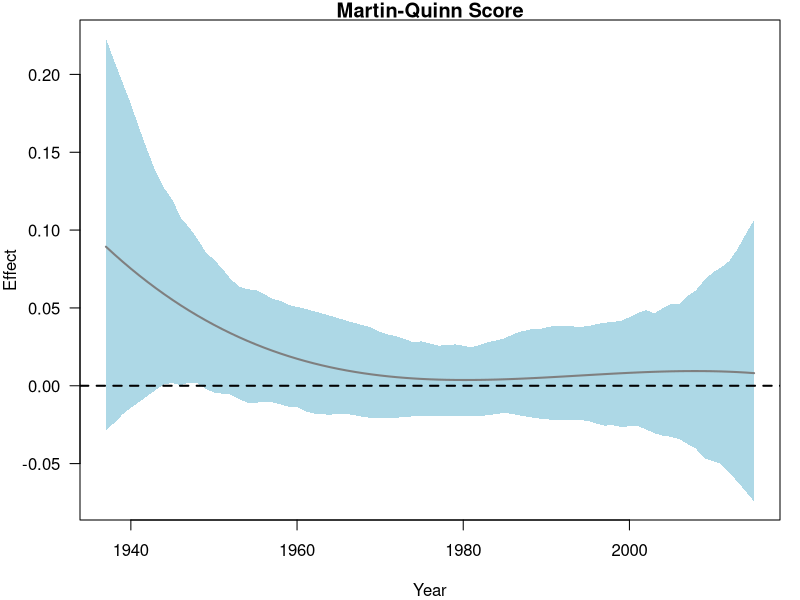
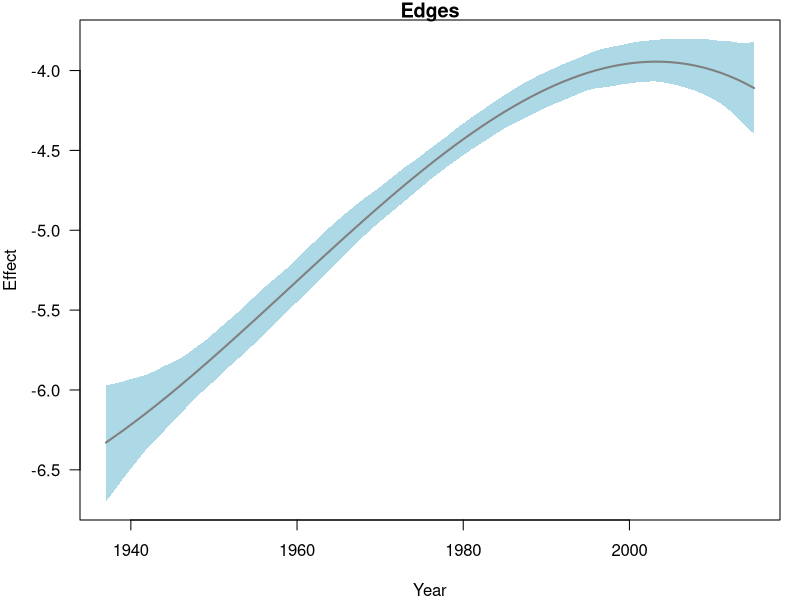
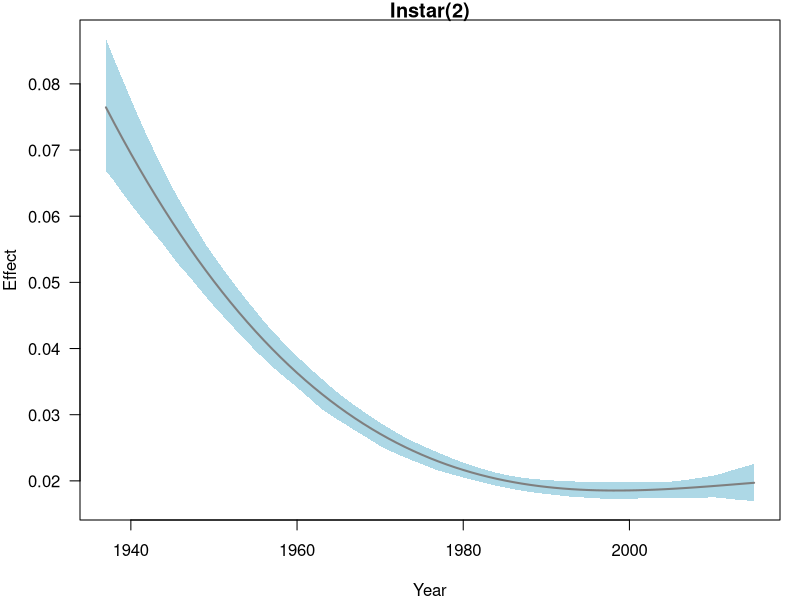
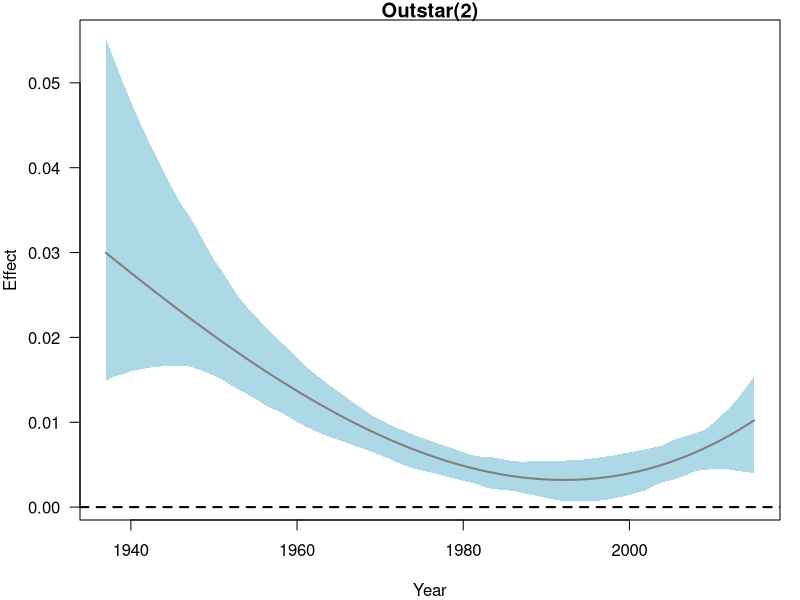
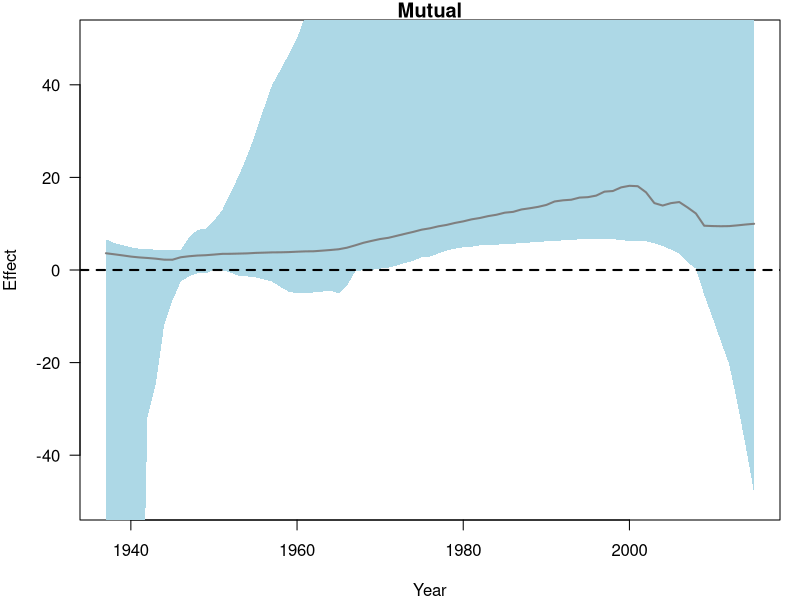
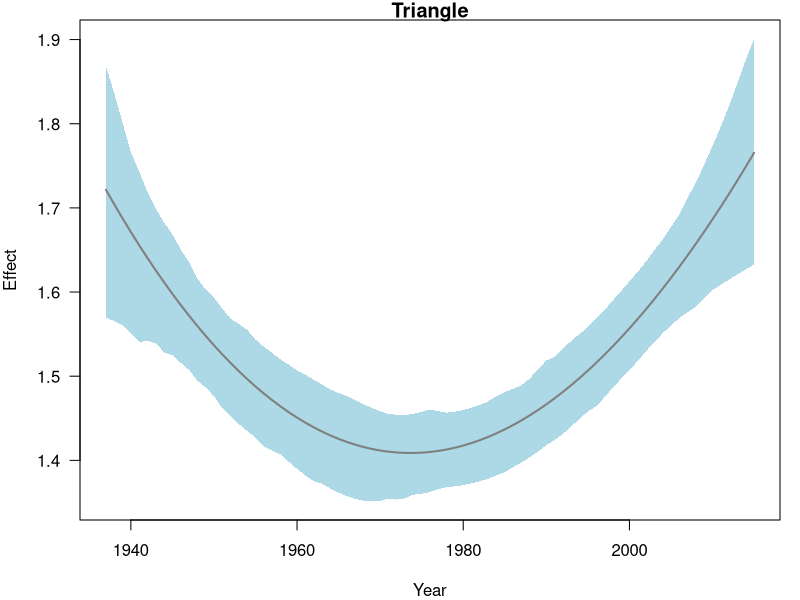
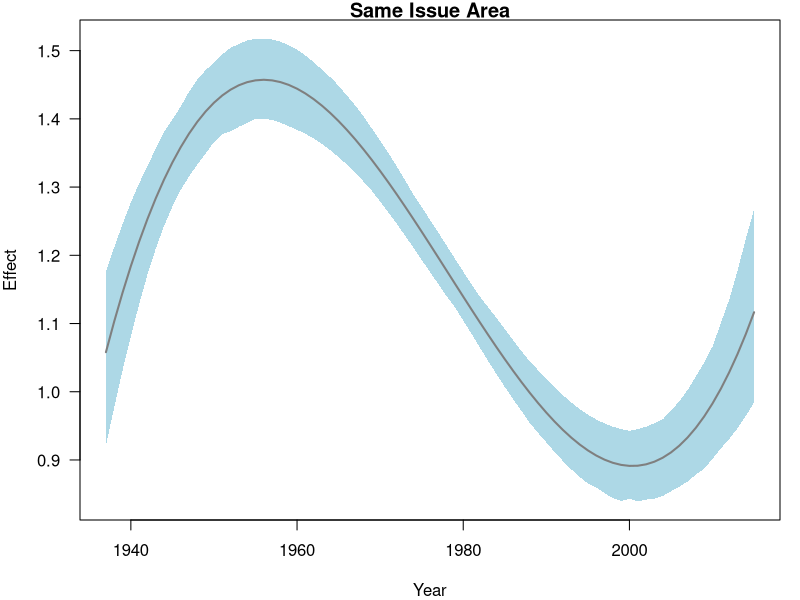
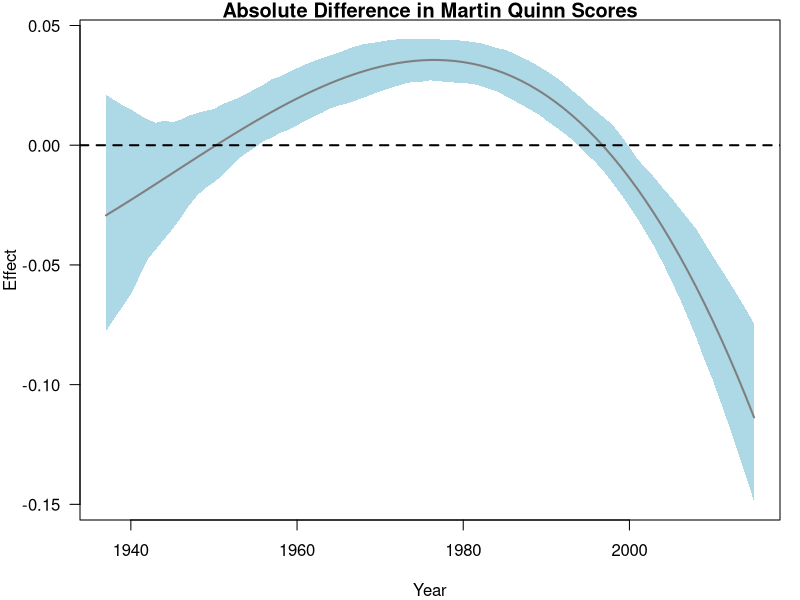

Here is the R script that generated these plots, in order: (Note: this script raises an error after producing the figures.)

#### code to create polynomial plots

#####################################################
### degree 3 polynomials

# code assumes that working directory is set
# to top-level project
bootstrapResults <- read.csv("bootresults_3.csv",stringsAsFactors=F,row.names=1)

d<- c("edges","istar2","ostar2","mutual","triangle", "edgecov.mq.t", "edgecov.same.issue.area.t", "edgecov.year.diff.t" ,"edgecov.year.diff.square.t" ,  
      "nodeicov.AbsDiffMQscores", "nodeicov.NumberJusticesPro", "edgecov.year" , "nodeifactor.SameIssueArea.2", "nodeifactor.SameIssueArea.3",
      "nodeifactor.SameIssueArea.4","nodeifactor.SameIssueArea.5", "nodeifactor.SameIssueArea.6", "nodeifactor.SameIssueArea.7", 
      "nodeifactor.SameIssueArea.8","nodeifactor.SameIssueArea.9",  "nodeifactor.SameIssueArea.10",
      "nodeifactor.SameIssueArea.11", "nodeifactor.SameIssueArea.12", "nodeifactor.SameIssueArea.13","nodeifactor.SameIssueArea.14", 
      "nodeofactor.SameIssueArea.2", "nodeofactor.SameIssueArea.3", "nodeofactor.SameIssueArea.4","nodeofactor.SameIssueArea.5", 
      "nodeofactor.SameIssueArea.6","nodeofactor.SameIssueArea.7",
      "nodeofactor.SameIssueArea.8","nodeofactor.SameIssueArea.9","nodeofactor.SameIssueArea.10", "nodeofactor.SameIssueArea.11", 
      "nodeofactor.SameIssueArea.12", "nodeofactor.SameIssueArea.13","nodeofactor.SameIssueArea.14", "nodeicov.Overruled",
      "instar2_sendertime","outstar2_sendertime", "mutual_sendertime", "triangle_sendertime","mq_sendertime" ,"sameissuearea_sendertime",
      "yeardiff_sendertime" , "yeardiffsquare_sendertime", "AbsDiffMQscores_sendertime" , "NumberJusticesPro_sendertime", "Overruled_sendertime",
      "instar2_sendertime2","outstar2_sendertime2", "mutual_sendertime2", "triangle_sendertime2","mq_sendertime2" ,"sameissuearea_sendertime2",
      "yeardiff_sendertime2" , "yeardiffsquare_sendertime2", "AbsDiffMQscores_sendertime2" , "NumberJusticesPro_sendertime2", "Overruled_sendertime2",
      "instar2_sendertime3","outstar2_sendertime3", "mutual_sendertime3", "triangle_sendertime3","mq_sendertime3" ,"sameissuearea_sendertime3",
      "yeardiff_sendertime3" , "yeardiffsquare_sendertime3", "AbsDiffMQscores_sendertime3" , "NumberJusticesPro_sendertime3", "Overruled_sendertime3",
      "edgecov.year2", "edgecov.year3")
colnames(bootstrapResults)<- d




# sender times
sender_times <- 1:79
sender_years <- 1937:2015

density_coefficients <- c("edges","edgecov.year","edgecov.year2","edgecov.year3")
i2star_coefficients <- c("istar2","instar2_sendertime","instar2_sendertime2","instar2_sendertime3")
o2star_coefficients <- c("ostar2","outstar2_sendertime","outstar2_sendertime2","outstar2_sendertime3")
mutual_coefficients <- c("mutual","mutual_sendertime","mutual_sendertime2","mutual_sendertime3")
triangle_coefficients <- c("triangle","triangle_sendertime","triangle_sendertime2","triangle_sendertime3")
mq_coefficients <- c("edgecov.mq.t","mq_sendertime","mq_sendertime2","mq_sendertime3")
sameissue_coefficients <- c("edgecov.same.issue.area.t","sameissuearea_sendertime","sameissuearea_sendertime2","sameissuearea_sendertime3")
absdiffmq_coefficients <- c("nodeicov.AbsDiffMQscores","AbsDiffMQscores_sendertime","AbsDiffMQscores_sendertime2","AbsDiffMQscores_sendertime3")
numberjusticespro_coefficients <- c("nodeicov.NumberJusticesPro","NumberJusticesPro_sendertime","NumberJusticesPro_sendertime2","NumberJusticesPro_sendertime3")
overruled_coefficients <- c("nodeicov.Overruled", "Overruled_sendertime", "Overruled_sendertime2", "Overruled_sendertime3")
year.diff_coefficients <- c("edgecov.year.diff.t", "yeardiff_sendertime", "yeardiff_sendertime2", "yeardiff_sendertime3")
year.diff.square_coefficients <- c("edgecov.year.diff.square.t", "yeardiffsquare_sendertime", "yeardiffsquare_sendertime2", "yeardiffsquare_sendertime3" )


#### MQ is not significant
# example trend CI plot for MQ coef
mq_coef_trend <- matrix(NA,length(sender_times),3)
colnames(mq_coef_trend) <- c("mean","lower","upper")
for(t in sender_times){
  effect.t <- bootstrapResults[,mq_coefficients[1]]+t*bootstrapResults[,mq_coefficients[2]]+t^2*bootstrapResults[,mq_coefficients[3]]+t^3*bootstrapResults[,mq_coefficients[4]]
  mq_coef_trend[t,] <- c(mean(effect.t),quantile(effect.t,prob=c(0.025,.975)))
}

pdf("./images/mq_coef_trend_cubic.pdf",width=6,height=3.5)
par(las=1,mar=c(4,4,1,1))
plot(sender_years,mq_coef_trend[,1],type="n",ylab="Effect",xlab="Year", main="Martin-Quinn Score" ,ylim=c(min(c(mq_coef_trend)),max(c(mq_coef_trend))))
polygon(c(sender_years,rev(sender_years)),c(mq_coef_trend[,2],rev(mq_coef_trend[,3])),col="lightblue",border=NA)
lines(sender_years,mq_coef_trend[,1],lwd=2,col="grey50")
abline(h=0,lty=2,lwd=2)
dev.off()

# forgot add terms for cubic
# trend CI plot for edges coef
edges_coef_trend <- matrix(NA,length(sender_times),3)
colnames(edges_coef_trend) <- c("mean","lower","upper")
for(t in sender_times){
  effect.t <- bootstrapResults[,density_coefficients[1]]+t*bootstrapResults[,density_coefficients[2]]+t^2*bootstrapResults[,density_coefficients[3]]+t^3*bootstrapResults[,density_coefficients[4]]
  edges_coef_trend[t,] <- c(mean(effect.t),quantile(effect.t,prob=c(0.025,.975)))
}

pdf("./images/edges_coef_trend_cubic.pdf",width=6,height=3.5)
par(las=1,mar=c(4,4,1,1))
plot(sender_years,edges_coef_trend[,1],type="n",ylab="Effect",xlab="Year", main="Edges" ,ylim=c(min(c(edges_coef_trend)),max(c(edges_coef_trend))))
polygon(c(sender_years,rev(sender_years)),c(edges_coef_trend[,2],rev(edges_coef_trend[,3])),col="lightblue",border=NA)
lines(sender_years,edges_coef_trend[,1],lwd=2,col="grey50")
abline(h=0,lty=2,lwd=2)
dev.off()


# trend CI plot for i2star coef
i2star_coef_trend <- matrix(NA,length(sender_times),3)
colnames(i2star_coef_trend) <- c("mean","lower","upper")
for(t in sender_times){
  effect.t <- bootstrapResults[,i2star_coefficients[1]]+t*bootstrapResults[,i2star_coefficients[2]]+(t^2)*bootstrapResults[,i2star_coefficients[3]]+(t^3)*bootstrapResults[,i2star_coefficients[4]]
  i2star_coef_trend[t,] <- c(mean(effect.t),quantile(effect.t,prob=c(0.025,.975)))
}

pdf("./images/i2star_coef_trend_cubic.pdf",width=6,height=3.5)
par(las=1,mar=c(4,4,1,1))
plot(sender_years,i2star_coef_trend[,1],type="n",ylab="Effect",xlab="Year", main="Instar(2)" ,ylim=c(min(c(i2star_coef_trend)),max(c(i2star_coef_trend))))
polygon(c(sender_years,rev(sender_years)),c(i2star_coef_trend[,2],rev(i2star_coef_trend[,3])),col="lightblue",border=NA)
lines(sender_years,i2star_coef_trend[,1],lwd=2,col="grey50")
abline(h=0,lty=2,lwd=2)
dev.off()


# trend CI plot for o2star coef
o2star_coef_trend <- matrix(NA,length(sender_times),3)
colnames(o2star_coef_trend) <- c("mean","lower","upper")
for(t in sender_times){
  effect.t <- bootstrapResults[,o2star_coefficients[1]]+t*bootstrapResults[,o2star_coefficients[2]]+t^2*bootstrapResults[,o2star_coefficients[3]]+t^3*bootstrapResults[,o2star_coefficients[4]]
  o2star_coef_trend[t,] <- c(mean(effect.t),quantile(effect.t,prob=c(0.025,.975)))
}

pdf("./images/o2star_coef_trend_cubic.pdf",width=6,height=3.5)
par(las=1,mar=c(4,4,1,1))
plot(sender_years,o2star_coef_trend[,1],type="n",ylab="Effect",xlab="Year", main="Outstar(2)" ,ylim=c(min(c(o2star_coef_trend)),max(c(o2star_coef_trend))))
polygon(c(sender_years,rev(sender_years)),c(o2star_coef_trend[,2],rev(o2star_coef_trend[,3])),col="lightblue",border=NA)
lines(sender_years,o2star_coef_trend[,1],lwd=2,col="grey50")
abline(h=0,lty=2,lwd=2)
dev.off()

# mutual not sig
# trend CI plot for mutual coef
mutual_coef_trend <- matrix(NA,length(sender_times),3)
colnames(mutual_coef_trend) <- c("mean","lower","upper")
for(t in sender_times){
  effect.t <- bootstrapResults[,mutual_coefficients[1]]+t*bootstrapResults[,mutual_coefficients[2]]+t^2*bootstrapResults[,mutual_coefficients[3]]+t^3*bootstrapResults[,mutual_coefficients[4]]
  mutual_coef_trend[t,] <- c(quantile(effect.t,prob=c(0.5, 0.025,.975)))
}

pdf("./images/mutual_coef_trend_cubic.pdf",width=6,height=3.5)
par(las=1,mar=c(4,4,1,1))
plot(sender_years,mutual_coef_trend[,1],type="n",ylab="Effect",xlab="Year", main="Mutual" ,ylim=c(-50, 50))
polygon(c(sender_years,rev(sender_years)),c(mutual_coef_trend[,2],rev(mutual_coef_trend[,3])),col="lightblue",border=NA)
lines(sender_years,mutual_coef_trend[,1],lwd=2,col="grey50")
abline(h=0,lty=2,lwd=2)
dev.off()


# trend CI plot for triangle coef
triangle_coef_trend <- matrix(NA,length(sender_times),3)
colnames(triangle_coef_trend) <- c("mean","lower","upper")
for(t in sender_times){
  effect.t <- bootstrapResults[,triangle_coefficients[1]]+t*bootstrapResults[,triangle_coefficients[2]]+t^2*bootstrapResults[,triangle_coefficients[3]]+t^3*bootstrapResults[,triangle_coefficients[4]]
  triangle_coef_trend[t,] <- c(mean(effect.t),quantile(effect.t,prob=c(0.025,.975)))
}

pdf("./images/triangle_coef_trend_cubic.pdf",width=6,height=3.5)
par(las=1,mar=c(4,4,1,1))
plot(sender_years,triangle_coef_trend[,1],type="n",ylab="Effect",xlab="Year", main="Triangle" ,ylim=c(min(c(triangle_coef_trend)),max(c(triangle_coef_trend))))
polygon(c(sender_years,rev(sender_years)),c(triangle_coef_trend[,2],rev(triangle_coef_trend[,3])),col="lightblue",border=NA)
lines(sender_years,triangle_coef_trend[,1],lwd=2,col="grey50")
abline(h=0,lty=2,lwd=2)
dev.off()


# trend CI plot for sameissuearea coef
sameissue_coef_trend <- matrix(NA,length(sender_times),3)
colnames(sameissue_coef_trend) <- c("mean","lower","upper")
for(t in sender_times){
  effect.t <- bootstrapResults[,sameissue_coefficients[1]]+t*bootstrapResults[,sameissue_coefficients[2]]+t^2*bootstrapResults[,sameissue_coefficients[3]]+t^3*bootstrapResults[,sameissue_coefficients[4]]
  sameissue_coef_trend[t,] <- c(mean(effect.t),quantile(effect.t,prob=c(0.025,.975)))
}

pdf("./images/sameissue_coef_trend_cubic.pdf",width=6,height=3.5)
par(las=1,mar=c(4,4,1,1))
plot(sender_years,sameissue_coef_trend[,1],type="n",ylab="Effect",xlab="Year", main="Same Issue Area" ,ylim=c(min(c(sameissue_coef_trend)),max(c(sameissue_coef_trend))))
polygon(c(sender_years,rev(sender_years)),c(sameissue_coef_trend[,2],rev(sameissue_coef_trend[,3])),col="lightblue",border=NA)
lines(sender_years,sameissue_coef_trend[,1],lwd=2,col="grey50")
abline(h=0,lty=2,lwd=2)
dev.off()


# trend CI plot for absdiffmq coef
absdiffmq_coef_trend <- matrix(NA,length(sender_times),3)
colnames(absdiffmq_coef_trend) <- c("mean","lower","upper")
for(t in sender_times){
  effect.t <- bootstrapResults[,absdiffmq_coefficients[1]]+t*bootstrapResults[,absdiffmq_coefficients[2]]+t^2*bootstrapResults[,absdiffmq_coefficients[3]]+t^3*bootstrapResults[,absdiffmq_coefficients[4]]
  absdiffmq_coef_trend[t,] <- c(mean(effect.t),quantile(effect.t,prob=c(0.025,.975)))
}

pdf("./images/absdiffmq_coef_trend_cubic.pdf",width=6,height=3.5)
par(las=1,mar=c(4,4,1,1))
plot(sender_years,absdiffmq_coef_trend[,1],type="n",ylab="Effect",xlab="Year", main="Absolute Difference in Martin Quinn Scores" ,ylim=c(min(c(absdiffmq_coef_trend)),max(c(absdiffmq_coef_trend))))
polygon(c(sender_years,rev(sender_years)),c(absdiffmq_coef_trend[,2],rev(absdiffmq_coef_trend[,3])),col="lightblue",border=NA)
lines(sender_years,absdiffmq_coef_trend[,1],lwd=2,col="grey50")
abline(h=0,lty=2,lwd=2)
dev.off()


# trend CI plot for justices that voted pro coef
numberjusticespro_coef_trend <- matrix(NA,length(sender_times),3)
colnames(numberjusticespro_coef_trend) <- c("mean","lower","upper")
for(t in sender_times){
  effect.t <- bootstrapResults[,numberjusticespro_coefficients[1]]+t*bootstrapResults[,numberjusticespro_coefficients[2]]+t^2*bootstrapResults[,numberjusticespro_coefficients[3]]+t^3*bootstrapResults[,numberjusticespro_coefficients[4]]
  numberjusticespro_coef_trend[t,] <- c(mean(effect.t),quantile(effect.t,prob=c(0.025,.975)))
}

pdf("./images/numberjusticespro_coef_trend_cubic.pdf",width=6,height=3.5)
par(las=1,mar=c(4,4,1,1))
plot(sender_years,numberjusticespro_coef_trend[,1],type="n",ylab="Effect",xlab="Year", main="Number of Justices in Majority" ,ylim=c(min(c(numberjusticespro_coef_trend)),max(c(numberjusticespro_coef_trend))))
polygon(c(sender_years,rev(sender_years)),c(numberjusticespro_coef_trend[,2],rev(numberjusticespro_coef_trend[,3])),col="lightblue",border=NA)
lines(sender_years,numberjusticespro_coef_trend[,1],lwd=2,col="grey50")
abline(h=0,lty=2,lwd=2)
dev.off()

# trend CI plot for overruled cases coef
overruled_coef_trend <- matrix(NA,length(sender_times),3)
colnames(overruled_coef_trend) <- c("mean","lower","upper")
for(t in sender_times){
  effect.t <- bootstrapResults[,overruled_coefficients[1]]+t*bootstrapResults[,overruled_coefficients[2]]+t^2*bootstrapResults[,overruled_coefficients[3]]+t^3*bootstrapResults[,overruled_coefficients[4]]
  overruled_coef_trend[t,] <- c(mean(effect.t),quantile(effect.t,prob=c(0.025,.975)))
}

pdf("./images/overruled_coef_trend_cubic.pdf",width=6,height=3.5)
par(las=1,mar=c(4,4,1,1))
plot(sender_years,overruled_coef_trend[,1],type="n",ylab="Effect",xlab="Year", main="Overruled Cases" ,ylim=c(min(c(overruled_coef_trend)),max(c(overruled_coef_trend))))
polygon(c(sender_years,rev(sender_years)),c(overruled_coef_trend[,2],rev(overruled_coef_trend[,3])),col="lightblue",border=NA)
lines(sender_years,overruled_coef_trend[,1],lwd=2,col="grey50")
abline(h=0,lty=2,lwd=2)
dev.off()


# trend CI plot for year diff coef
year.diff_coef_trend <- matrix(NA,length(sender_times),3)
colnames(year.diff_coef_trend) <- c("mean","lower","upper")
for(t in sender_times){
  effect.t <- bootstrapResults[,year.diff_coefficients[1]]+t*bootstrapResults[,year.diff_coefficients[2]]+t^2*bootstrapResults[,year.diff_coefficients[3]]+t^3*bootstrapResults[,year.diff_coefficients[4]]
  year.diff_coef_trend[t,] <- c(mean(effect.t),quantile(effect.t,prob=c(0.025,.975)))
}

pdf("./images/yeardiff_coef_trend_cubic.pdf",width=6,height=3.5)
par(las=1,mar=c(4,4,1,1))
plot(sender_years,year.diff_coef_trend[,1],type="n",ylab="Effect",xlab="Year", main="Absolute Difference in Years between Cases" ,ylim=c(min(c(year.diff_coef_trend)),max(c(year.diff_coef_trend))))
polygon(c(sender_years,rev(sender_years)),c(year.diff_coef_trend[,2],rev(year.diff_coef_trend[,3])),col="lightblue",border=NA)
lines(sender_years,year.diff_coef_trend[,1],lwd=2,col="grey50")
abline(h=0,lty=2,lwd=2)
dev.off()

# trend CI plot for year diff square coef
year.diff.square_coef_trend <- matrix(NA,length(sender_times),3)
colnames(year.diff.square_coef_trend) <- c("mean","lower","upper")
for(t in sender_times){
  effect.t <- bootstrapResults[,year.diff.square_coefficients[1]]+t*bootstrapResults[,year.diff.square_coefficients[2]]+t^2*bootstrapResults[,year.diff.square_coefficients[3]]+t^3*bootstrapResults[,year.diff.square_coefficients[4]]
  year.diff.square_coef_trend[t,] <- c(mean(effect.t),quantile(effect.t,prob=c(0.025,.975)))
}

pdf("./images/yeardiffsquare_coef_trend_cubic.pdf",width=6,height=3.5)
par(las=1,mar=c(4,4,1,1))
plot(sender_years,year.diff.square_coef_trend[,1],type="n",ylab="Effect",xlab="Year", main="Years Difference Square between Cases" ,ylim=c(min(c(year.diff.square_coef_trend)),max(c(year.diff.square_coef_trend))))
polygon(c(sender_years,rev(sender_years)),c(year.diff.square_coef_trend[,2],rev(year.diff.square_coef_trend[,3])),col="lightblue",border=NA)
lines(sender_years,year.diff.square_coef_trend[,1],lwd=2,col="grey50")
abline(h=0,lty=2,lwd=2)
dev.off()

###################################################################################
### degree 1 polynomials


bootstrapResults <- read.csv("bootresults_1.csv",stringsAsFactors=F,row.names=1)

d<- c("edges","istar2","ostar2","mutual","triangle", "edgecov.mq.t", "edgecov.same.issue.area.t", "edgecov.year.diff.t" ,"edgecov.year.diff.square.t" ,  
      "nodeicov.AbsDiffMQscores", "nodeicov.NumberJusticesPro", "edgecov.year" , "nodeifactor.SameIssueArea.2", "nodeifactor.SameIssueArea.3",
      "nodeifactor.SameIssueArea.4","nodeifactor.SameIssueArea.5", "nodeifactor.SameIssueArea.6", "nodeifactor.SameIssueArea.7", 
      "nodeifactor.SameIssueArea.8","nodeifactor.SameIssueArea.9",  "nodeifactor.SameIssueArea.10",
      "nodeifactor.SameIssueArea.11", "nodeifactor.SameIssueArea.12", "nodeifactor.SameIssueArea.13","nodeifactor.SameIssueArea.14", 
      "nodeofactor.SameIssueArea.2", "nodeofactor.SameIssueArea.3", "nodeofactor.SameIssueArea.4","nodeofactor.SameIssueArea.5", 
      "nodeofactor.SameIssueArea.6","nodeofactor.SameIssueArea.7",
      "nodeofactor.SameIssueArea.8","nodeofactor.SameIssueArea.9","nodeofactor.SameIssueArea.10", "nodeofactor.SameIssueArea.11", 
      "nodeofactor.SameIssueArea.12", "nodeofactor.SameIssueArea.13","nodeofactor.SameIssueArea.14", "nodeicov.Overruled",
      "instar2_sendertime","outstar2_sendertime", "mutual_sendertime", "triangle_sendertime","mq_sendertime" ,"sameissuearea_sendertime",
      "yeardiff_sendertime" , "yeardiffsquare_sendertime", "AbsDiffMQscores_sendertime" , "NumberJusticesPro_sendertime", "Overruled_sendertime")
colnames(bootstrapResults)<- d




# sender times
sender_times <- 1:79
sender_years <- 1937:2015

density_coefficients <- c("edges","edgecov.year")
i2star_coefficients <- c("istar2","instar2_sendertime")
o2star_coefficients <- c("ostar2","outstar2_sendertime")
mutual_coefficients <- c("mutual","mutual_sendertime")
triangle_coefficients <- c("triangle","triangle_sendertime")
mq_coefficients <- c("edgecov.mq.t","mq_sendertime")
sameissue_coefficients <- c("edgecov.same.issue.area.t","sameissuearea_sendertime")
absdiffmq_coefficients <- c("nodeicov.AbsDiffMQscores","AbsDiffMQscores_sendertime")
numberjusticespro_coefficients <- c("nodeicov.NumberJusticesPro","NumberJusticesPro_sendertime")
overruled_coefficients <- c("nodeicov.Overruled", "Overruled_sendertime")
year.diff_coefficients <- c("edgecov.year.diff.t", "yeardiff_sendertime", "yeardiff_sendertime2", "yeardiff_sendertime3")
year.diff.square_coefficients <- c("edgecov.year.diff.square.t", "yeardiffsquare_sendertime" )


#### MQ is not significant
# example trend CI plot for MQ coef
mq_coef_trend <- matrix(NA,length(sender_times),3)
colnames(mq_coef_trend) <- c("mean","lower","upper")
for(t in sender_times){
  effect.t <- bootstrapResults[,mq_coefficients[1]]+t*bootstrapResults[,mq_coefficients[2]]
  mq_coef_trend[t,] <- c(mean(effect.t),quantile(effect.t,prob=c(0.025,.975)))
}

pdf("./images/mq_coef_trend_linear.pdf",width=6,height=3.5)
par(las=1,mar=c(4,4,1,1))
plot(sender_years,mq_coef_trend[,1],type="n",ylab="Effect",xlab="Year", main="Martin-Quinn Score" ,ylim=c(min(c(mq_coef_trend)),max(c(mq_coef_trend))))
polygon(c(sender_years,rev(sender_years)),c(mq_coef_trend[,2],rev(mq_coef_trend[,3])),col="lightblue",border=NA)
lines(sender_years,mq_coef_trend[,1],lwd=2,col="grey50")
abline(h=0,lty=2,lwd=2)
dev.off()

# forgot add terms for cubic
# trend CI plot for edges coef
edges_coef_trend <- matrix(NA,length(sender_times),3)
colnames(edges_coef_trend) <- c("mean","lower","upper")
for(t in sender_times){
  effect.t <- bootstrapResults[,density_coefficients[1]]+t*bootstrapResults[,density_coefficients[2]]
  edges_coef_trend[t,] <- c(mean(effect.t),quantile(effect.t,prob=c(0.025,.975)))
}

pdf("./images/edges_coef_trend_linear.pdf",width=6,height=3.5)
par(las=1,mar=c(4,4,1,1))
plot(sender_years,edges_coef_trend[,1],type="n",ylab="Effect",xlab="Year", main="Edges" ,ylim=c(min(c(edges_coef_trend)),max(c(edges_coef_trend))))
polygon(c(sender_years,rev(sender_years)),c(edges_coef_trend[,2],rev(edges_coef_trend[,3])),col="lightblue",border=NA)
lines(sender_years,edges_coef_trend[,1],lwd=2,col="grey50")
abline(h=0,lty=2,lwd=2)
dev.off()


# trend CI plot for i2star coef
i2star_coef_trend <- matrix(NA,length(sender_times),3)
colnames(i2star_coef_trend) <- c("mean","lower","upper")
for(t in sender_times){
  effect.t <- bootstrapResults[,i2star_coefficients[1]]+t*bootstrapResults[,i2star_coefficients[2]]
  i2star_coef_trend[t,] <- c(mean(effect.t),quantile(effect.t,prob=c(0.025,.975)))
}

pdf("./images/i2star_coef_trend_linear.pdf",width=6,height=3.5)
par(las=1,mar=c(4,4,1,1))
plot(sender_years,i2star_coef_trend[,1],type="n",ylab="Effect",xlab="Year", main="Instar(2)" ,ylim=c(min(c(i2star_coef_trend)),max(c(i2star_coef_trend))))
polygon(c(sender_years,rev(sender_years)),c(i2star_coef_trend[,2],rev(i2star_coef_trend[,3])),col="lightblue",border=NA)
lines(sender_years,i2star_coef_trend[,1],lwd=2,col="grey50")
abline(h=0,lty=2,lwd=2)
dev.off()


# trend CI plot for o2star coef
o2star_coef_trend <- matrix(NA,length(sender_times),3)
colnames(o2star_coef_trend) <- c("mean","lower","upper")
for(t in sender_times){
  effect.t <- bootstrapResults[,o2star_coefficients[1]]+t*bootstrapResults[,o2star_coefficients[2]]
  o2star_coef_trend[t,] <- c(mean(effect.t),quantile(effect.t,prob=c(0.025,.975)))
}

pdf("./images/o2star_coef_trend_linear.pdf",width=6,height=3.5)
par(las=1,mar=c(4,4,1,1))
plot(sender_years,o2star_coef_trend[,1],type="n",ylab="Effect",xlab="Year", main="Outstar(2)" ,ylim=c(min(c(o2star_coef_trend)),max(c(o2star_coef_trend))))
polygon(c(sender_years,rev(sender_years)),c(o2star_coef_trend[,2],rev(o2star_coef_trend[,3])),col="lightblue",border=NA)
lines(sender_years,o2star_coef_trend[,1],lwd=2,col="grey50")
abline(h=0,lty=2,lwd=2)
dev.off()

# mutual not sig
# trend CI plot for mutual coef
mutual_coef_trend <- matrix(NA,length(sender_times),3)
colnames(mutual_coef_trend) <- c("mean","lower","upper")
for(t in sender_times){
  effect.t <- bootstrapResults[,mutual_coefficients[1]]+t*bootstrapResults[,mutual_coefficients[2]]
  mutual_coef_trend[t,] <- c(quantile(effect.t,prob=c(0.5, 0.025,.975)))
}

pdf("./images/mutual_coef_trend_linear.pdf",width=6,height=3.5)
par(las=1,mar=c(4,4,1,1))
plot(sender_years,mutual_coef_trend[,1],type="n",ylab="Effect",xlab="Year", main="Mutual" ,ylim=c(-50, 50))
polygon(c(sender_years,rev(sender_years)),c(mutual_coef_trend[,2],rev(mutual_coef_trend[,3])),col="lightblue",border=NA)
lines(sender_years,mutual_coef_trend[,1],lwd=2,col="grey50")
abline(h=0,lty=2,lwd=2)
dev.off()


# trend CI plot for triangle coef
triangle_coef_trend <- matrix(NA,length(sender_times),3)
colnames(triangle_coef_trend) <- c("mean","lower","upper")
for(t in sender_times){
  effect.t <- bootstrapResults[,triangle_coefficients[1]]+t*bootstrapResults[,triangle_coefficients[2]]
  triangle_coef_trend[t,] <- c(mean(effect.t),quantile(effect.t,prob=c(0.025,.975)))
}

pdf("./images/triangle_coef_trend_linear.pdf",width=6,height=3.5)
par(las=1,mar=c(4,4,1,1))
plot(sender_years,triangle_coef_trend[,1],type="n",ylab="Effect",xlab="Year", main="Triangle" ,ylim=c(min(c(triangle_coef_trend)),max(c(triangle_coef_trend))))
polygon(c(sender_years,rev(sender_years)),c(triangle_coef_trend[,2],rev(triangle_coef_trend[,3])),col="lightblue",border=NA)
lines(sender_years,triangle_coef_trend[,1],lwd=2,col="grey50")
abline(h=0,lty=2,lwd=2)
dev.off()


# trend CI plot for sameissuearea coef
sameissue_coef_trend <- matrix(NA,length(sender_times),3)
colnames(sameissue_coef_trend) <- c("mean","lower","upper")
for(t in sender_times){
  effect.t <- bootstrapResults[,sameissue_coefficients[1]]+t*bootstrapResults[,sameissue_coefficients[2]]
  sameissue_coef_trend[t,] <- c(mean(effect.t),quantile(effect.t,prob=c(0.025,.975)))
}

pdf("./images/sameissue_coef_trend_linear.pdf",width=6,height=3.5)
par(las=1,mar=c(4,4,1,1))
plot(sender_years,sameissue_coef_trend[,1],type="n",ylab="Effect",xlab="Year", main="Same Issue Area" ,ylim=c(min(c(sameissue_coef_trend)),max(c(sameissue_coef_trend))))
polygon(c(sender_years,rev(sender_years)),c(sameissue_coef_trend[,2],rev(sameissue_coef_trend[,3])),col="lightblue",border=NA)
lines(sender_years,sameissue_coef_trend[,1],lwd=2,col="grey50")
abline(h=0,lty=2,lwd=2)
dev.off()


# trend CI plot for absdiffmq coef
absdiffmq_coef_trend <- matrix(NA,length(sender_times),3)
colnames(absdiffmq_coef_trend) <- c("mean","lower","upper")
for(t in sender_times){
  effect.t <- bootstrapResults[,absdiffmq_coefficients[1]]+t*bootstrapResults[,absdiffmq_coefficients[2]]
  absdiffmq_coef_trend[t,] <- c(mean(effect.t),quantile(effect.t,prob=c(0.025,.975)))
}

pdf("./images/absdiffmq_coef_trend_linear.pdf",width=6,height=3.5)
par(las=1,mar=c(4,4,1,1))
plot(sender_years,absdiffmq_coef_trend[,1],type="n",ylab="Effect",xlab="Year", main="Absolute Difference in Martin Quinn Scores" ,ylim=c(min(c(absdiffmq_coef_trend)),max(c(absdiffmq_coef_trend))))
polygon(c(sender_years,rev(sender_years)),c(absdiffmq_coef_trend[,2],rev(absdiffmq_coef_trend[,3])),col="lightblue",border=NA)
lines(sender_years,absdiffmq_coef_trend[,1],lwd=2,col="grey50")
abline(h=0,lty=2,lwd=2)
dev.off()


# trend CI plot for justices that voted pro coef
numberjusticespro_coef_trend <- matrix(NA,length(sender_times),3)
colnames(numberjusticespro_coef_trend) <- c("mean","lower","upper")
for(t in sender_times){
  effect.t <- bootstrapResults[,numberjusticespro_coefficients[1]]+t*bootstrapResults[,numberjusticespro_coefficients[2]]
  numberjusticespro_coef_trend[t,] <- c(mean(effect.t),quantile(effect.t,prob=c(0.025,.975)))
}

pdf("./images/numberjusticespro_coef_trend_linear.pdf",width=6,height=3.5)
par(las=1,mar=c(4,4,1,1))
plot(sender_years,numberjusticespro_coef_trend[,1],type="n",ylab="Effect",xlab="Year", main="Number of Justices in Majority" ,ylim=c(min(c(numberjusticespro_coef_trend)),max(c(numberjusticespro_coef_trend))))
polygon(c(sender_years,rev(sender_years)),c(numberjusticespro_coef_trend[,2],rev(numberjusticespro_coef_trend[,3])),col="lightblue",border=NA)
lines(sender_years,numberjusticespro_coef_trend[,1],lwd=2,col="grey50")
abline(h=0,lty=2,lwd=2)
dev.off()

# trend CI plot for overruled cases coef
overruled_coef_trend <- matrix(NA,length(sender_times),3)
colnames(overruled_coef_trend) <- c("mean","lower","upper")
for(t in sender_times){
  effect.t <- bootstrapResults[,overruled_coefficients[1]]+t*bootstrapResults[,overruled_coefficients[2]]
  overruled_coef_trend[t,] <- c(mean(effect.t),quantile(effect.t,prob=c(0.025,.975)))
}

pdf("./images/overruled_coef_trend_linear.pdf",width=6,height=3.5)
par(las=1,mar=c(4,4,1,1))
plot(sender_years,overruled_coef_trend[,1],type="n",ylab="Effect",xlab="Year", main="Overruled Cases" ,ylim=c(min(c(overruled_coef_trend)),max(c(overruled_coef_trend))))
polygon(c(sender_years,rev(sender_years)),c(overruled_coef_trend[,2],rev(overruled_coef_trend[,3])),col="lightblue",border=NA)
lines(sender_years,overruled_coef_trend[,1],lwd=2,col="grey50")
abline(h=0,lty=2,lwd=2)
dev.off()

# trend CI plot for year diff coef
year.diff_coef_trend <- matrix(NA,length(sender_times),3)
colnames(year.diff_coef_trend) <- c("mean","lower","upper")
for(t in sender_times){
  effect.t <- bootstrapResults[,year.diff_coefficients[1]]+t*bootstrapResults[,year.diff_coefficients[2]]
  year.diff_coef_trend[t,] <- c(mean(effect.t),quantile(effect.t,prob=c(0.025,.975)))
}

pdf("./images/yeardiff_coef_trend_linear.pdf",width=6,height=3.5)
par(las=1,mar=c(4,4,1,1))
plot(sender_years,year.diff_coef_trend[,1],type="n",ylab="Effect",xlab="Year", main="Absolute Difference in Years between Cases" ,ylim=c(min(c(year.diff_coef_trend)),max(c(year.diff_coef_trend))))
polygon(c(sender_years,rev(sender_years)),c(year.diff_coef_trend[,2],rev(year.diff_coef_trend[,3])),col="lightblue",border=NA)
lines(sender_years,year.diff_coef_trend[,1],lwd=2,col="grey50")
abline(h=0,lty=2,lwd=2)
dev.off()

# trend CI plot for year diff square coef
year.diff.square_coef_trend <- matrix(NA,length(sender_times),3)
colnames(year.diff.square_coef_trend) <- c("mean","lower","upper")
for(t in sender_times){
  effect.t <- bootstrapResults[,year.diff.square_coefficients[1]]+t*bootstrapResults[,year.diff.square_coefficients[2]]
  year.diff.square_coef_trend[t,] <- c(mean(effect.t),quantile(effect.t,prob=c(0.025,.975)))
}

pdf("./images/yeardiffsquare_coef_trend_linear.pdf",width=6,height=3.5)
par(las=1,mar=c(4,4,1,1))
plot(sender_years,year.diff.square_coef_trend[,1],type="n",ylab="Effect",xlab="Year", main="Years Difference Square between Cases" ,ylim=c(min(c(year.diff.square_coef_trend)),max(c(year.diff.square_coef_trend))))
polygon(c(sender_years,rev(sender_years)),c(year.diff.square_coef_trend[,2],rev(year.diff.square_coef_trend[,3])),col="lightblue",border=NA)
lines(sender_years,year.diff.square_coef_trend[,1],lwd=2,col="grey50")
abline(h=0,lty=2,lwd=2)
dev.off()

#####################################################
### degree 2 polynomials

# code assumes that working directory is set
# to top-level project
bootstrapResults <- read.csv("bootresults_2.csv",stringsAsFactors=F,row.names=1)

d<- c("edges","istar2","ostar2","mutual","triangle", "edgecov.mq.t", "edgecov.same.issue.area.t", "edgecov.year.diff.t" ,"edgecov.year.diff.square.t" ,  
      "nodeicov.AbsDiffMQscores", "nodeicov.NumberJusticesPro", "edgecov.year" , "nodeifactor.SameIssueArea.2", "nodeifactor.SameIssueArea.3",
      "nodeifactor.SameIssueArea.4","nodeifactor.SameIssueArea.5", "nodeifactor.SameIssueArea.6", "nodeifactor.SameIssueArea.7", 
      "nodeifactor.SameIssueArea.8","nodeifactor.SameIssueArea.9",  "nodeifactor.SameIssueArea.10",
      "nodeifactor.SameIssueArea.11", "nodeifactor.SameIssueArea.12", "nodeifactor.SameIssueArea.13","nodeifactor.SameIssueArea.14", 
      "nodeofactor.SameIssueArea.2", "nodeofactor.SameIssueArea.3", "nodeofactor.SameIssueArea.4","nodeofactor.SameIssueArea.5", 
      "nodeofactor.SameIssueArea.6","nodeofactor.SameIssueArea.7",
      "nodeofactor.SameIssueArea.8","nodeofactor.SameIssueArea.9","nodeofactor.SameIssueArea.10", "nodeofactor.SameIssueArea.11", 
      "nodeofactor.SameIssueArea.12", "nodeofactor.SameIssueArea.13","nodeofactor.SameIssueArea.14", "nodeicov.Overruled",
      "instar2_sendertime","outstar2_sendertime", "mutual_sendertime", "triangle_sendertime","mq_sendertime" ,"sameissuearea_sendertime",
      "yeardiff_sendertime" , "yeardiffsquare_sendertime", "AbsDiffMQscores_sendertime" , "NumberJusticesPro_sendertime", "Overruled_sendertime",
      "instar2_sendertime2","outstar2_sendertime2", "mutual_sendertime2", "triangle_sendertime2","mq_sendertime2" ,"sameissuearea_sendertime2",
      "yeardiff_sendertime2" , "yeardiffsquare_sendertime2", "AbsDiffMQscores_sendertime2" , "NumberJusticesPro_sendertime2", "Overruled_sendertime2","edgecov.year2")
colnames(bootstrapResults)<- d




# sender times
sender_times <- 1:79
sender_years <- 1937:2015

density_coefficients <- c("edges","edgecov.year","edgecov.year2")
i2star_coefficients <- c("istar2","instar2_sendertime","instar2_sendertime2")
o2star_coefficients <- c("ostar2","outstar2_sendertime","outstar2_sendertime2")
mutual_coefficients <- c("mutual","mutual_sendertime","mutual_sendertime2")
triangle_coefficients <- c("triangle","triangle_sendertime","triangle_sendertime2")
mq_coefficients <- c("edgecov.mq.t","mq_sendertime","mq_sendertime2")
sameissue_coefficients <- c("edgecov.same.issue.area.t","sameissuearea_sendertime","sameissuearea_sendertime2")
absdiffmq_coefficients <- c("nodeicov.AbsDiffMQscores","AbsDiffMQscores_sendertime","AbsDiffMQscores_sendertime2")
numberjusticespro_coefficients <- c("nodeicov.NumberJusticesPro","NumberJusticesPro_sendertime","NumberJusticesPro_sendertime2")
overruled_coefficients <- c("nodeicov.Overruled", "Overruled_sendertime", "Overruled_sendertime2")
year.diff_coefficients <- c("edgecov.year.diff.t", "yeardiff_sendertime", "yeardiff_sendertime2")
year.diff.square_coefficients <- c("edgecov.year.diff.square.t", "yeardiffsquare_sendertime", "yeardiffsquare_sendertime2" )


#### MQ is not significant
# example trend CI plot for MQ coef
mq_coef_trend <- matrix(NA,length(sender_times),3)
colnames(mq_coef_trend) <- c("mean","lower","upper")
for(t in sender_times){
  effect.t <- bootstrapResults[,mq_coefficients[1]]+t*bootstrapResults[,mq_coefficients[2]]+t^2*bootstrapResults[,mq_coefficients[3]]
  mq_coef_trend[t,] <- c(mean(effect.t),quantile(effect.t,prob=c(0.025,.975)))
}

pdf("./images/mq_coef_trend_quadratic.pdf",width=6,height=3.5)
par(las=1,mar=c(4,4,1,1))
plot(sender_years,mq_coef_trend[,1],type="n",ylab="Effect",xlab="Year", main="Martin-Quinn Score" ,ylim=c(min(c(mq_coef_trend)),max(c(mq_coef_trend))))
polygon(c(sender_years,rev(sender_years)),c(mq_coef_trend[,2],rev(mq_coef_trend[,3])),col="lightblue",border=NA)
lines(sender_years,mq_coef_trend[,1],lwd=2,col="grey50")
abline(h=0,lty=2,lwd=2)
dev.off()

# forgot add terms for cubic
# trend CI plot for edges coef
edges_coef_trend <- matrix(NA,length(sender_times),3)
colnames(edges_coef_trend) <- c("mean","lower","upper")
for(t in sender_times){
  effect.t <- bootstrapResults[,density_coefficients[1]]+t*bootstrapResults[,density_coefficients[2]]+t^2*bootstrapResults[,density_coefficients[3]]
  edges_coef_trend[t,] <- c(mean(effect.t),quantile(effect.t,prob=c(0.025,.975)))
}

pdf("./images/edges_coef_trend_quadratic.pdf",width=6,height=3.5)
par(las=1,mar=c(4,4,1,1))
plot(sender_years,edges_coef_trend[,1],type="n",ylab="Effect",xlab="Year", main="Edges" ,ylim=c(min(c(edges_coef_trend)),max(c(edges_coef_trend))))
polygon(c(sender_years,rev(sender_years)),c(edges_coef_trend[,2],rev(edges_coef_trend[,3])),col="lightblue",border=NA)
lines(sender_years,edges_coef_trend[,1],lwd=2,col="grey50")
abline(h=0,lty=2,lwd=2)
dev.off()


# trend CI plot for i2star coef
i2star_coef_trend <- matrix(NA,length(sender_times),3)
colnames(i2star_coef_trend) <- c("mean","lower","upper")
for(t in sender_times){
  effect.t <- bootstrapResults[,i2star_coefficients[1]]+t*bootstrapResults[,i2star_coefficients[2]]+(t^2)*bootstrapResults[,i2star_coefficients[3]]
  i2star_coef_trend[t,] <- c(mean(effect.t),quantile(effect.t,prob=c(0.025,.975)))
}

pdf("./images/i2star_coef_trend_quadratic.pdf",width=6,height=3.5)
par(las=1,mar=c(4,4,1,1))
plot(sender_years,i2star_coef_trend[,1],type="n",ylab="Effect",xlab="Year", main="Instar(2)" ,ylim=c(min(c(i2star_coef_trend)),max(c(i2star_coef_trend))))
polygon(c(sender_years,rev(sender_years)),c(i2star_coef_trend[,2],rev(i2star_coef_trend[,3])),col="lightblue",border=NA)
lines(sender_years,i2star_coef_trend[,1],lwd=2,col="grey50")
abline(h=0,lty=2,lwd=2)
dev.off()


# trend CI plot for o2star coef
o2star_coef_trend <- matrix(NA,length(sender_times),3)
colnames(o2star_coef_trend) <- c("mean","lower","upper")
for(t in sender_times){
  effect.t <- bootstrapResults[,o2star_coefficients[1]]+t*bootstrapResults[,o2star_coefficients[2]]+t^2*bootstrapResults[,o2star_coefficients[3]]
  o2star_coef_trend[t,] <- c(mean(effect.t),quantile(effect.t,prob=c(0.025,.975)))
}

pdf("./images/o2star_coef_trend_quadratic.pdf",width=6,height=3.5)
par(las=1,mar=c(4,4,1,1))
plot(sender_years,o2star_coef_trend[,1],type="n",ylab="Effect",xlab="Year", main="Outstar(2)" ,ylim=c(min(c(o2star_coef_trend)),max(c(o2star_coef_trend))))
polygon(c(sender_years,rev(sender_years)),c(o2star_coef_trend[,2],rev(o2star_coef_trend[,3])),col="lightblue",border=NA)
lines(sender_years,o2star_coef_trend[,1],lwd=2,col="grey50")
abline(h=0,lty=2,lwd=2)
dev.off()

# mutual not sig
# trend CI plot for mutual coef
mutual_coef_trend <- matrix(NA,length(sender_times),3)
colnames(mutual_coef_trend) <- c("mean","lower","upper")
for(t in sender_times){
  effect.t <- bootstrapResults[,mutual_coefficients[1]]+t*bootstrapResults[,mutual_coefficients[2]]+t^2*bootstrapResults[,mutual_coefficients[3]]
  mutual_coef_trend[t,] <- c(quantile(effect.t,prob=c(0.5, 0.025,.975)))
}

pdf("./images/mutual_coef_trend_quadratic.pdf",width=6,height=3.5)
par(las=1,mar=c(4,4,1,1))
plot(sender_years,mutual_coef_trend[,1],type="n",ylab="Effect",xlab="Year", main="Mutual" ,ylim=c(-50, 50))
polygon(c(sender_years,rev(sender_years)),c(mutual_coef_trend[,2],rev(mutual_coef_trend[,3])),col="lightblue",border=NA)
lines(sender_years,mutual_coef_trend[,1],lwd=2,col="grey50")
abline(h=0,lty=2,lwd=2)
dev.off()


# trend CI plot for triangle coef
triangle_coef_trend <- matrix(NA,length(sender_times),3)
colnames(triangle_coef_trend) <- c("mean","lower","upper")
for(t in sender_times){
  effect.t <- bootstrapResults[,triangle_coefficients[1]]+t*bootstrapResults[,triangle_coefficients[2]]+t^2*bootstrapResults[,triangle_coefficients[3]]
  triangle_coef_trend[t,] <- c(mean(effect.t),quantile(effect.t,prob=c(0.025,.975)))
}

pdf("./images/triangle_coef_trend_quadratic.pdf",width=6,height=3.5)
par(las=1,mar=c(4,4,1,1))
plot(sender_years,triangle_coef_trend[,1],type="n",ylab="Effect",xlab="Year", main="Triangle" ,ylim=c(min(c(triangle_coef_trend)),max(c(triangle_coef_trend))))
polygon(c(sender_years,rev(sender_years)),c(triangle_coef_trend[,2],rev(triangle_coef_trend[,3])),col="lightblue",border=NA)
lines(sender_years,triangle_coef_trend[,1],lwd=2,col="grey50")
abline(h=0,lty=2,lwd=2)
dev.off()


# trend CI plot for sameissuearea coef
sameissue_coef_trend <- matrix(NA,length(sender_times),3)
colnames(sameissue_coef_trend) <- c("mean","lower","upper")
for(t in sender_times){
  effect.t <- bootstrapResults[,sameissue_coefficients[1]]+t*bootstrapResults[,sameissue_coefficients[2]]+t^2*bootstrapResults[,sameissue_coefficients[3]]
  sameissue_coef_trend[t,] <- c(mean(effect.t),quantile(effect.t,prob=c(0.025,.975)))
}

pdf("./images/sameissue_coef_trend_quadratic.pdf",width=6,height=3.5)
par(las=1,mar=c(4,4,1,1))
plot(sender_years,sameissue_coef_trend[,1],type="n",ylab="Effect",xlab="Year", main="Same Issue Area" ,ylim=c(min(c(sameissue_coef_trend)),max(c(sameissue_coef_trend))))
polygon(c(sender_years,rev(sender_years)),c(sameissue_coef_trend[,2],rev(sameissue_coef_trend[,3])),col="lightblue",border=NA)
lines(sender_years,sameissue_coef_trend[,1],lwd=2,col="grey50")
abline(h=0,lty=2,lwd=2)
dev.off()


# trend CI plot for absdiffmq coef
absdiffmq_coef_trend <- matrix(NA,length(sender_times),3)
colnames(absdiffmq_coef_trend) <- c("mean","lower","upper")
for(t in sender_times){
  effect.t <- bootstrapResults[,absdiffmq_coefficients[1]]+t*bootstrapResults[,absdiffmq_coefficients[2]]+t^2*bootstrapResults[,absdiffmq_coefficients[3]]
  absdiffmq_coef_trend[t,] <- c(mean(effect.t),quantile(effect.t,prob=c(0.025,.975)))
}

pdf("./images/absdiffmq_coef_trend_quadratic.pdf",width=6,height=3.5)
par(las=1,mar=c(4,4,1,1))
plot(sender_years,absdiffmq_coef_trend[,1],type="n",ylab="Effect",xlab="Year", main="Absolute Difference in Martin Quinn Scores" ,ylim=c(min(c(absdiffmq_coef_trend)),max(c(absdiffmq_coef_trend))))
polygon(c(sender_years,rev(sender_years)),c(absdiffmq_coef_trend[,2],rev(absdiffmq_coef_trend[,3])),col="lightblue",border=NA)
lines(sender_years,absdiffmq_coef_trend[,1],lwd=2,col="grey50")
abline(h=0,lty=2,lwd=2)
dev.off()


# trend CI plot for justices that voted pro coef
numberjusticespro_coef_trend <- matrix(NA,length(sender_times),3)
colnames(numberjusticespro_coef_trend) <- c("mean","lower","upper")
for(t in sender_times){
  effect.t <- bootstrapResults[,numberjusticespro_coefficients[1]]+t*bootstrapResults[,numberjusticespro_coefficients[2]]+t^2*bootstrapResults[,numberjusticespro_coefficients[3]]
  numberjusticespro_coef_trend[t,] <- c(mean(effect.t),quantile(effect.t,prob=c(0.025,.975)))
}

pdf("./images/numberjusticespro_coef_trend_quadratic.pdf",width=6,height=3.5)
par(las=1,mar=c(4,4,1,1))
plot(sender_years,numberjusticespro_coef_trend[,1],type="n",ylab="Effect",xlab="Year", main="Number of Justices in Majority" ,ylim=c(min(c(numberjusticespro_coef_trend)),max(c(numberjusticespro_coef_trend))))
polygon(c(sender_years,rev(sender_years)),c(numberjusticespro_coef_trend[,2],rev(numberjusticespro_coef_trend[,3])),col="lightblue",border=NA)
lines(sender_years,numberjusticespro_coef_trend[,1],lwd=2,col="grey50")
abline(h=0,lty=2,lwd=2)
dev.off()

# trend CI plot for overruled cases coef
overruled_coef_trend <- matrix(NA,length(sender_times),3)
colnames(overruled_coef_trend) <- c("mean","lower","upper")
for(t in sender_times){
  effect.t <- bootstrapResults[,overruled_coefficients[1]]+t*bootstrapResults[,overruled_coefficients[2]]+t^2*bootstrapResults[,overruled_coefficients[3]]
  overruled_coef_trend[t,] <- c(mean(effect.t),quantile(effect.t,prob=c(0.025,.975)))
}

pdf("./images/overruled_coef_trend_quadratic.pdf",width=6,height=3.5)
par(las=1,mar=c(4,4,1,1))
plot(sender_years,overruled_coef_trend[,1],type="n",ylab="Effect",xlab="Year", main="Overruled Cases" ,ylim=c(min(c(overruled_coef_trend)),max(c(overruled_coef_trend))))
polygon(c(sender_years,rev(sender_years)),c(overruled_coef_trend[,2],rev(overruled_coef_trend[,3])),col="lightblue",border=NA)
lines(sender_years,overruled_coef_trend[,1],lwd=2,col="grey50")
abline(h=0,lty=2,lwd=2)
dev.off()

# trend CI plot for year diff coef
year.diff_coef_trend <- matrix(NA,length(sender_times),3)
colnames(year.diff_coef_trend) <- c("mean","lower","upper")
for(t in sender_times){
  effect.t <- bootstrapResults[,year.diff_coefficients[1]]+t*bootstrapResults[,year.diff_coefficients[2]]+t^2*bootstrapResults[,year.diff_coefficients[3]]
  year.diff_coef_trend[t,] <- c(mean(effect.t),quantile(effect.t,prob=c(0.025,.975)))
}

pdf("./images/yeardiff_coef_trend_quadratic.pdf",width=6,height=3.5)
par(las=1,mar=c(4,4,1,1))
plot(sender_years,year.diff_coef_trend[,1],type="n",ylab="Effect",xlab="Year", main="Absolute Difference in Years between Cases" ,ylim=c(min(c(year.diff_coef_trend)),max(c(year.diff_coef_trend))))
polygon(c(sender_years,rev(sender_years)),c(year.diff_coef_trend[,2],rev(year.diff_coef_trend[,3])),col="lightblue",border=NA)
lines(sender_years,year.diff_coef_trend[,1],lwd=2,col="grey50")
abline(h=0,lty=2,lwd=2)
dev.off()

# trend CI plot for year diff square coef
year.diff.square_coef_trend <- matrix(NA,length(sender_times),3)
colnames(year.diff.square_coef_trend) <- c("mean","lower","upper")
for(t in sender_times){
  effect.t <- bootstrapResults[,year.diff.square_coefficients[1]]+t*bootstrapResults[,year.diff.square_coefficients[2]]+t^2*bootstrapResults[,year.diff.square_coefficients[3]]
  year.diff.square_coef_trend[t,] <- c(mean(effect.t),quantile(effect.t,prob=c(0.025,.975)))
}

pdf("./images/yeardiffsquare_coef_trend_quadratic.pdf",width=6,height=3.5)
par(las=1,mar=c(4,4,1,1))
plot(sender_years,year.diff.square_coef_trend[,1],type="n",ylab="Effect",xlab="Year", main="Years Difference Square between Cases" ,ylim=c(min(c(year.diff.square_coef_trend)),max(c(year.diff.square_coef_trend))))
polygon(c(sender_years,rev(sender_years)),c(year.diff.square_coef_trend[,2],rev(year.diff.square_coef_trend[,3])),col="lightblue",border=NA)
lines(sender_years,year.diff.square_coef_trend[,1],lwd=2,col="grey50")
abline(h=0,lty=2,lwd=2)
dev.off()

#####################################################
### degree 4 polynomials

# code assumes that working directory is set
# to top-level project
bootstrapResults <- read.csv("bootresults_4.csv",stringsAsFactors=F,row.names=1)

d<- c("edges","istar2","ostar2","mutual","triangle", "edgecov.mq.t", "edgecov.same.issue.area.t", "edgecov.year.diff.t" ,"edgecov.year.diff.square.t" ,  
      "nodeicov.AbsDiffMQscores", "nodeicov.NumberJusticesPro", "edgecov.year" , "nodeifactor.SameIssueArea.2", "nodeifactor.SameIssueArea.3",
      "nodeifactor.SameIssueArea.4","nodeifactor.SameIssueArea.5", "nodeifactor.SameIssueArea.6", "nodeifactor.SameIssueArea.7", 
      "nodeifactor.SameIssueArea.8","nodeifactor.SameIssueArea.9",  "nodeifactor.SameIssueArea.10",
      "nodeifactor.SameIssueArea.11", "nodeifactor.SameIssueArea.12", "nodeifactor.SameIssueArea.13","nodeifactor.SameIssueArea.14", 
      "nodeofactor.SameIssueArea.2", "nodeofactor.SameIssueArea.3", "nodeofactor.SameIssueArea.4","nodeofactor.SameIssueArea.5", 
      "nodeofactor.SameIssueArea.6","nodeofactor.SameIssueArea.7",
      "nodeofactor.SameIssueArea.8","nodeofactor.SameIssueArea.9","nodeofactor.SameIssueArea.10", "nodeofactor.SameIssueArea.11", 
      "nodeofactor.SameIssueArea.12", "nodeofactor.SameIssueArea.13","nodeofactor.SameIssueArea.14", "nodeicov.Overruled",
      "instar2_sendertime","outstar2_sendertime", "mutual_sendertime", "triangle_sendertime","mq_sendertime" ,"sameissuearea_sendertime",
      "yeardiff_sendertime" , "yeardiffsquare_sendertime", "AbsDiffMQscores_sendertime" , "NumberJusticesPro_sendertime", "Overruled_sendertime",
      "instar2_sendertime2","outstar2_sendertime2", "mutual_sendertime2", "triangle_sendertime2","mq_sendertime2" ,"sameissuearea_sendertime2",
      "yeardiff_sendertime2" , "yeardiffsquare_sendertime2", "AbsDiffMQscores_sendertime2" , "NumberJusticesPro_sendertime2", "Overruled_sendertime2",
      "instar2_sendertime3","outstar2_sendertime3", "mutual_sendertime3", "triangle_sendertime3","mq_sendertime3" ,"sameissuearea_sendertime3",
      "yeardiff_sendertime3" , "yeardiffsquare_sendertime3", "AbsDiffMQscores_sendertime3" , "NumberJusticesPro_sendertime3", "Overruled_sendertime3",
      "instar2_sendertime4","outstar2_sendertime4", "mutual_sendertime4", "triangle_sendertime4","mq_sendertime4" ,"sameissuearea_sendertime4",
      "yeardiff_sendertime4" , "yeardiffsquare_sendertime4", "AbsDiffMQscores_sendertime4" , "NumberJusticesPro_sendertime4", "Overruled_sendertime4",
      "edgecov.year2", "edgecov.year3", "edgecov.year4")
colnames(bootstrapResults)<- d




# sender times
sender_times <- 1:79
sender_years <- 1937:2015

density_coefficients <- c("edges","edgecov.year","edgecov.year2","edgecov.year3","edgecov.year4")
i2star_coefficients <- c("istar2","instar2_sendertime","instar2_sendertime2","instar2_sendertime3","instar2_sendertime4")
o2star_coefficients <- c("ostar2","outstar2_sendertime","outstar2_sendertime2","outstar2_sendertime3", "outstar2_sendertime4")
mutual_coefficients <- c("mutual","mutual_sendertime","mutual_sendertime2","mutual_sendertime3","mutual_sendertime4")
triangle_coefficients <- c("triangle","triangle_sendertime","triangle_sendertime2","triangle_sendertime3", "triangle_sendertime4")
mq_coefficients <- c("edgecov.mq.t","mq_sendertime","mq_sendertime2","mq_sendertime3", "mq_sendertime4")
sameissue_coefficients <- c("edgecov.same.issue.area.t","sameissuearea_sendertime","sameissuearea_sendertime2","sameissuearea_sendertime3","sameissuearea_sendertime4")
absdiffmq_coefficients <- c("nodeicov.AbsDiffMQscores","AbsDiffMQscores_sendertime","AbsDiffMQscores_sendertime2","AbsDiffMQscores_sendertime3","AbsDiffMQscores_sendertime4" )
numberjusticespro_coefficients <- c("nodeicov.NumberJusticesPro","NumberJusticesPro_sendertime","NumberJusticesPro_sendertime2","NumberJusticesPro_sendertime3", "NumberJusticesPro_sendertime4")
overruled_coefficients <- c("nodeicov.Overruled", "Overruled_sendertime", "Overruled_sendertime2", "Overruled_sendertime3", "Overruled_sendertime4")
year.diff_coefficients <- c("edgecov.year.diff.t", "yeardiff_sendertime", "yeardiff_sendertime2", "yeardiff_sendertime3", "yeardiff_sendertime4")
year.diff.square_coefficients <- c("edgecov.year.diff.square.t", "yeardiffsquare_sendertime", "yeardiffsquare_sendertime2", "yeardiffsquare_sendertime3", "yeardiffsquare_sendertime4" )



#### MQ is not significant
# example trend CI plot for MQ coef
mq_coef_trend <- matrix(NA,length(sender_times),3)
colnames(mq_coef_trend) <- c("mean","lower","upper")
for(t in sender_times){
  effect.t <- bootstrapResults[,mq_coefficients[1]]+t*bootstrapResults[,mq_coefficients[2]]+t^2*bootstrapResults[,mq_coefficients[3]]+t^3*bootstrapResults[,mq_coefficients[4]]+t^4*bootstrapResults[,mq_coefficients[5]]
  mq_coef_trend[t,] <- c(mean(effect.t),quantile(effect.t,prob=c(0.025,.975)))
}

pdf("./images/mq_coef_trend_quartic.pdf",width=6,height=3.5)
par(las=1,mar=c(4,4,1,1))
plot(sender_years,mq_coef_trend[,1],type="n",ylab="Effect",xlab="Year", main="Martin-Quinn Score" ,ylim=c(min(c(mq_coef_trend)),max(c(mq_coef_trend))))
polygon(c(sender_years,rev(sender_years)),c(mq_coef_trend[,2],rev(mq_coef_trend[,3])),col="lightblue",border=NA)
lines(sender_years,mq_coef_trend[,1],lwd=2,col="grey50")
abline(h=0,lty=2,lwd=2)
dev.off()

# trend CI plot for edges coef
edges_coef_trend <- matrix(NA,length(sender_times),3)
colnames(edges_coef_trend) <- c("mean","lower","upper")
for(t in sender_times){
  effect.t <- bootstrapResults[,density_coefficients[1]]+t*bootstrapResults[,density_coefficients[2]]+t^2*bootstrapResults[,density_coefficients[3]]+t^3*bootstrapResults[,density_coefficients[4]]+t^4*bootstrapResults[,density_coefficients[5]]
  edges_coef_trend[t,] <- c(mean(effect.t),quantile(effect.t,prob=c(0.025,.975)))
}

pdf("./images/edges_coef_trend_quartic.pdf",width=6,height=3.5)
par(las=1,mar=c(4,4,1,1))
plot(sender_years,edges_coef_trend[,1],type="n",ylab="Effect",xlab="Year", main="Edges" ,ylim=c(min(c(edges_coef_trend)),max(c(edges_coef_trend))))
polygon(c(sender_years,rev(sender_years)),c(edges_coef_trend[,2],rev(edges_coef_trend[,3])),col="lightblue",border=NA)
lines(sender_years,edges_coef_trend[,1],lwd=2,col="grey50")
abline(h=0,lty=2,lwd=2)
dev.off()


# trend CI plot for i2star coef
i2star_coef_trend <- matrix(NA,length(sender_times),3)
colnames(i2star_coef_trend) <- c("mean","lower","upper")
for(t in sender_times){
  effect.t <- bootstrapResults[,i2star_coefficients[1]]+t*bootstrapResults[,i2star_coefficients[2]]+(t^2)*bootstrapResults[,i2star_coefficients[3]]+(t^3)*bootstrapResults[,i2star_coefficients[4]]+(t^4)*bootstrapResults[,i2star_coefficients[5]]
  i2star_coef_trend[t,] <- c(mean(effect.t),quantile(effect.t,prob=c(0.025,.975)))
}

pdf("./images/i2star_coef_trend_quartic.pdf",width=6,height=3.5)
par(las=1,mar=c(4,4,1,1))
plot(sender_years,i2star_coef_trend[,1],type="n",ylab="Effect",xlab="Year", main="Instar(2)" ,ylim=c(min(c(i2star_coef_trend)),max(c(i2star_coef_trend))))
polygon(c(sender_years,rev(sender_years)),c(i2star_coef_trend[,2],rev(i2star_coef_trend[,3])),col="lightblue",border=NA)
lines(sender_years,i2star_coef_trend[,1],lwd=2,col="grey50")
abline(h=0,lty=2,lwd=2)
dev.off()


# trend CI plot for o2star coef
o2star_coef_trend <- matrix(NA,length(sender_times),3)
colnames(o2star_coef_trend) <- c("mean","lower","upper")
for(t in sender_times){
  effect.t <- bootstrapResults[,o2star_coefficients[1]]+t*bootstrapResults[,o2star_coefficients[2]]+t^2*bootstrapResults[,o2star_coefficients[3]]+t^3*bootstrapResults[,o2star_coefficients[4]]+t^4*bootstrapResults[,o2star_coefficients[5]]
  o2star_coef_trend[t,] <- c(mean(effect.t),quantile(effect.t,prob=c(0.025,.975)))
}

pdf("./images/o2star_coef_trend_quartic.pdf",width=6,height=3.5)
par(las=1,mar=c(4,4,1,1))
plot(sender_years,o2star_coef_trend[,1],type="n",ylab="Effect",xlab="Year", main="Outstar(2)" ,ylim=c(min(c(o2star_coef_trend)),max(c(o2star_coef_trend))))
polygon(c(sender_years,rev(sender_years)),c(o2star_coef_trend[,2],rev(o2star_coef_trend[,3])),col="lightblue",border=NA)
lines(sender_years,o2star_coef_trend[,1],lwd=2,col="grey50")
abline(h=0,lty=2,lwd=2)
dev.off()

# mutual not sig
# trend CI plot for mutual coef
mutual_coef_trend <- matrix(NA,length(sender_times),3)
colnames(mutual_coef_trend) <- c("mean","lower","upper")
for(t in sender_times){
  effect.t <- bootstrapResults[,mutual_coefficients[1]]+t*bootstrapResults[,mutual_coefficients[2]]+t^2*bootstrapResults[,mutual_coefficients[3]]+t^3*bootstrapResults[,mutual_coefficients[4]]+t^4*bootstrapResults[,mutual_coefficients[5]]
  mutual_coef_trend[t,] <- c(quantile(effect.t,prob=c(0.5, 0.025,.975)))
}

pdf("./images/mutual_coef_trend_quartic.pdf",width=6,height=3.5)
par(las=1,mar=c(4,4,1,1))
plot(sender_years,mutual_coef_trend[,1],type="n",ylab="Effect",xlab="Year", main="Mutual" ,ylim=c(min(c(mutual_coef_trend[,1])), max(c(mutual_coef_trend[,1]))))
polygon(c(sender_years,rev(sender_years)),c(mutual_coef_trend[,2],rev(mutual_coef_trend[,3])),col="lightblue",border=NA)
lines(sender_years,mutual_coef_trend[,1],lwd=2,col="grey50")
abline(h=0,lty=2,lwd=2)
dev.off()


# trend CI plot for triangle coef
triangle_coef_trend <- matrix(NA,length(sender_times),3)
colnames(triangle_coef_trend) <- c("mean","lower","upper")
for(t in sender_times){
  effect.t <- bootstrapResults[,triangle_coefficients[1]]+t*bootstrapResults[,triangle_coefficients[2]]+t^2*bootstrapResults[,triangle_coefficients[3]]+t^3*bootstrapResults[,triangle_coefficients[4]]+t^4*bootstrapResults[,triangle_coefficients[5]]
  triangle_coef_trend[t,] <- c(mean(effect.t),quantile(effect.t,prob=c(0.025,.975)))
}

pdf("./images/triangle_coef_trend_quartic.pdf",width=6,height=3.5)
par(las=1,mar=c(4,4,1,1))
plot(sender_years,triangle_coef_trend[,1],type="n",ylab="Effect",xlab="Year", main="Triangle" ,ylim=c(min(c(triangle_coef_trend)),max(c(triangle_coef_trend))))
polygon(c(sender_years,rev(sender_years)),c(triangle_coef_trend[,2],rev(triangle_coef_trend[,3])),col="lightblue",border=NA)
lines(sender_years,triangle_coef_trend[,1],lwd=2,col="grey50")
abline(h=0,lty=2,lwd=2)
dev.off()


# trend CI plot for sameissuearea coef
sameissue_coef_trend <- matrix(NA,length(sender_times),3)
colnames(sameissue_coef_trend) <- c("mean","lower","upper")
for(t in sender_times){
  effect.t <- bootstrapResults[,sameissue_coefficients[1]]+t*bootstrapResults[,sameissue_coefficients[2]]+t^2*bootstrapResults[,sameissue_coefficients[3]]+t^3*bootstrapResults[,sameissue_coefficients[4]]+t^4*bootstrapResults[,sameissue_coefficients[5]]
  sameissue_coef_trend[t,] <- c(mean(effect.t),quantile(effect.t,prob=c(0.025,.975)))
}

pdf("./images/sameissue_coef_trend_quartic.pdf",width=6,height=3.5)
par(las=1,mar=c(4,4,1,1))
plot(sender_years,sameissue_coef_trend[,1],type="n",ylab="Effect",xlab="Year", main="Same Issue Area" ,ylim=c(min(c(sameissue_coef_trend)),max(c(sameissue_coef_trend))))
polygon(c(sender_years,rev(sender_years)),c(sameissue_coef_trend[,2],rev(sameissue_coef_trend[,3])),col="lightblue",border=NA)
lines(sender_years,sameissue_coef_trend[,1],lwd=2,col="grey50")
abline(h=0,lty=2,lwd=2)
dev.off()


# trend CI plot for absdiffmq coef
absdiffmq_coef_trend <- matrix(NA,length(sender_times),3)
colnames(absdiffmq_coef_trend) <- c("mean","lower","upper")
for(t in sender_times){
  effect.t <- bootstrapResults[,absdiffmq_coefficients[1]]+t*bootstrapResults[,absdiffmq_coefficients[2]]+t^2*bootstrapResults[,absdiffmq_coefficients[3]]+t^3*bootstrapResults[,absdiffmq_coefficients[4]]+t^4*bootstrapResults[,absdiffmq_coefficients[5]]
  absdiffmq_coef_trend[t,] <- c(mean(effect.t),quantile(effect.t,prob=c(0.025,.975)))
}

pdf("./images/absdiffmq_coef_trend_quartic.pdf",width=6,height=3.5)
par(las=1,mar=c(4,4,1,1))
plot(sender_years,absdiffmq_coef_trend[,1],type="n",ylab="Effect",xlab="Year", main="Absolute Difference in Martin Quinn Scores" ,ylim=c(min(c(absdiffmq_coef_trend)),max(c(absdiffmq_coef_trend))))
polygon(c(sender_years,rev(sender_years)),c(absdiffmq_coef_trend[,2],rev(absdiffmq_coef_trend[,3])),col="lightblue",border=NA)
lines(sender_years,absdiffmq_coef_trend[,1],lwd=2,col="grey50")
abline(h=0,lty=2,lwd=2)
dev.off()


# trend CI plot for justices that voted pro coef
numberjusticespro_coef_trend <- matrix(NA,length(sender_times),3)
colnames(numberjusticespro_coef_trend) <- c("mean","lower","upper")
for(t in sender_times){
  effect.t <- bootstrapResults[,numberjusticespro_coefficients[1]]+t*bootstrapResults[,numberjusticespro_coefficients[2]]+t^2*bootstrapResults[,numberjusticespro_coefficients[3]]+t^3*bootstrapResults[,numberjusticespro_coefficients[4]]+t^4*bootstrapResults[,numberjusticespro_coefficients[5]]
  numberjusticespro_coef_trend[t,] <- c(mean(effect.t),quantile(effect.t,prob=c(0.025,.975)))
}

pdf("./images/numberjusticespro_coef_trend_quartic.pdf",width=6,height=3.5)
par(las=1,mar=c(4,4,1,1))
plot(sender_years,numberjusticespro_coef_trend[,1],type="n",ylab="Effect",xlab="Year", main="Number of Justices in Majority" ,ylim=c(min(c(numberjusticespro_coef_trend)),max(c(numberjusticespro_coef_trend))))
polygon(c(sender_years,rev(sender_years)),c(numberjusticespro_coef_trend[,2],rev(numberjusticespro_coef_trend[,3])),col="lightblue",border=NA)
lines(sender_years,numberjusticespro_coef_trend[,1],lwd=2,col="grey50")
abline(h=0,lty=2,lwd=2)
dev.off()

# trend CI plot for overruled cases coef
overruled_coef_trend <- matrix(NA,length(sender_times),3)
colnames(overruled_coef_trend) <- c("mean","lower","upper")
for(t in sender_times){
  effect.t <- bootstrapResults[,overruled_coefficients[1]]+t*bootstrapResults[,overruled_coefficients[2]]+t^2*bootstrapResults[,overruled_coefficients[3]]+t^3*bootstrapResults[,overruled_coefficients[4]]+t^4*bootstrapResults[,overruled_coefficients[5]]
  overruled_coef_trend[t,] <- c(mean(effect.t),quantile(effect.t,prob=c(0.025,.975)))
}

pdf("./images/overruled_coef_trend_quartic.pdf",width=6,height=3.5)
par(las=1,mar=c(4,4,1,1))
plot(sender_years,overruled_coef_trend[,1],type="n",ylab="Effect",xlab="Year", main="Overruled Cases" ,ylim=c(min(c(overruled_coef_trend)),max(c(overruled_coef_trend))))
polygon(c(sender_years,rev(sender_years)),c(overruled_coef_trend[,2],rev(overruled_coef_trend[,3])),col="lightblue",border=NA)
lines(sender_years,overruled_coef_trend[,1],lwd=2,col="grey50")
abline(h=0,lty=2,lwd=2)
dev.off()


# trend CI plot for year diff coef
year.diff_coef_trend <- matrix(NA,length(sender_times),3)
colnames(year.diff_coef_trend) <- c("mean","lower","upper")
for(t in sender_times){
  effect.t <- bootstrapResults[,year.diff_coefficients[1]]+t*bootstrapResults[,year.diff_coefficients[2]]+t^2*bootstrapResults[,year.diff_coefficients[3]]+t^3*bootstrapResults[,year.diff_coefficients[4]]+t^4*bootstrapResults[,year.diff_coefficients[5]]
  year.diff_coef_trend[t,] <- c(mean(effect.t),quantile(effect.t,prob=c(0.025,.975)))
}

pdf("./images/yeardiff_coef_trend_quartic.pdf",width=6,height=3.5)
par(las=1,mar=c(4,4,1,1))
plot(sender_years,year.diff_coef_trend[,1],type="n",ylab="Effect",xlab="Year", main="Absolute Difference in Years between Cases" ,ylim=c(min(c(year.diff_coef_trend)),max(c(year.diff_coef_trend))))
polygon(c(sender_years,rev(sender_years)),c(year.diff_coef_trend[,2],rev(year.diff_coef_trend[,3])),col="lightblue",border=NA)
lines(sender_years,year.diff_coef_trend[,1],lwd=2,col="grey50")
abline(h=0,lty=2,lwd=2)
dev.off()

# trend CI plot for year diff square coef
year.diff.square_coef_trend <- matrix(NA,length(sender_times),3)
colnames(year.diff.square_coef_trend) <- c("mean","lower","upper")
for(t in sender_times){
  effect.t <- bootstrapResults[,year.diff.square_coefficients[1]]+t*bootstrapResults[,year.diff.square_coefficients[2]]+t^2*bootstrapResults[,year.diff.square_coefficients[3]]+t^3*bootstrapResults[,year.diff.square_coefficients[4]]+t^4*bootstrapResults[,year.diff.square_coefficients[5]]
  year.diff.square_coef_trend[t,] <- c(mean(effect.t),quantile(effect.t,prob=c(0.025,.975)))
}

pdf("./images/yeardiffsquare_coef_trend_quartic.pdf",width=6,height=3.5)
par(las=1,mar=c(4,4,1,1))
plot(sender_years,year.diff.square_coef_trend[,1],type="n",ylab="Effect",xlab="Year", main="Years Difference Square between Cases" ,ylim=c(min(c(year.diff.square_coef_trend)),max(c(year.diff.square_coef_trend))))
polygon(c(sender_years,rev(sender_years)),c(year.diff.square_coef_trend[,2],rev(year.diff.square_coef_trend[,3])),col="lightblue",border=NA)
lines(sender_years,year.diff.square_coef_trend[,1],lwd=2,col="grey50")
abline(h=0,lty=2,lwd=2)
dev.off()
